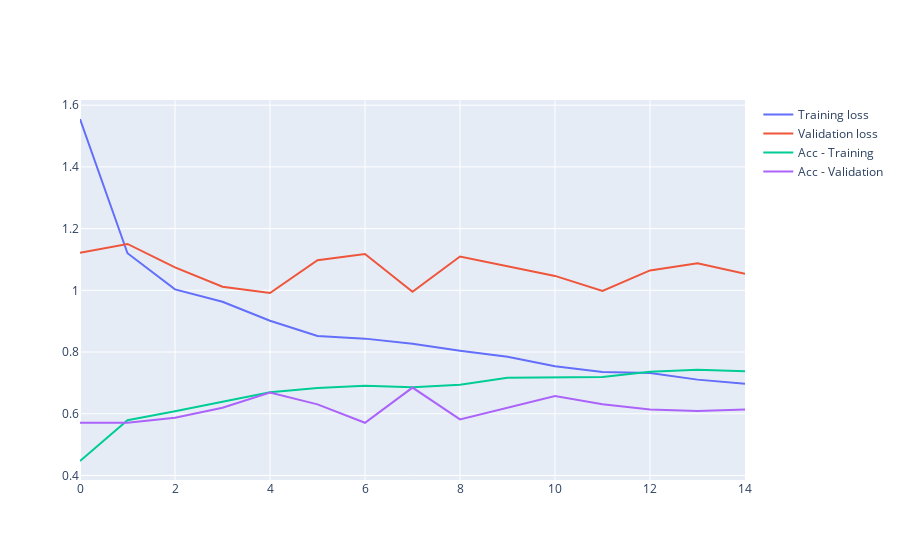

Write notebook code for a chart like this one.
### Code cell
fig = go.Figure()
fig.add_trace(go.Scatter(y=training_history.history['loss'],mode='lines', name='Training loss'))
fig.add_trace(go.Scatter(y=training_history.history['val_loss'],mode='lines', name='Validation loss'))
fig.add_trace(go.Scatter(y=training_history.history['accuracy'],mode='lines', name='Acc - Training'))
fig.add_trace(go.Scatter(y=training_history.history['val_accuracy'],mode='lines', name='Acc - Validation'))

### Figure 1 — Plotly figure (JSON) as saved in the notebook; plotly's stock layout.template omitted (floating-point values rounded to 4 significant figures)
{"data": [{"mode": "lines", "name": "Training loss", "type": "scatter", "y": [1.555, 1.12, 1.003, 0.963, 0.9015, 0.8522, 0.8435, 0.8269, 0.8042, 0.7848, 0.7542, 0.735, 0.7319, 0.7106, 0.6969]}, {"mode": "lines", "name": "Validation loss", "type": "scatter", "y": [1.122, 1.15, 1.074, 1.012, 0.9912, 1.097, 1.117, 0.9955, 1.11, 1.079, 1.047, 0.9982, 1.064, 1.088, 1.053]}, {"mode": "lines", "name": "Acc - Training", "type": "scatter", "y": [0.4468, 0.5792, 0.6082, 0.6385, 0.6693, 0.6832, 0.6904, 0.6856, 0.6941, 0.7164, 0.7177, 0.7195, 0.7364, 0.7424, 0.7376]}, {"mode": "lines", "name": "Acc - Validation", "type": "scatter", "y": [0.5707, 0.5707, 0.587, 0.6196, 0.6685, 0.6304, 0.5707, 0.6848, 0.5815, 0.6196, 0.6576, 0.6304, 0.6141, 0.6087, 0.6141]}], "layout": {}}
